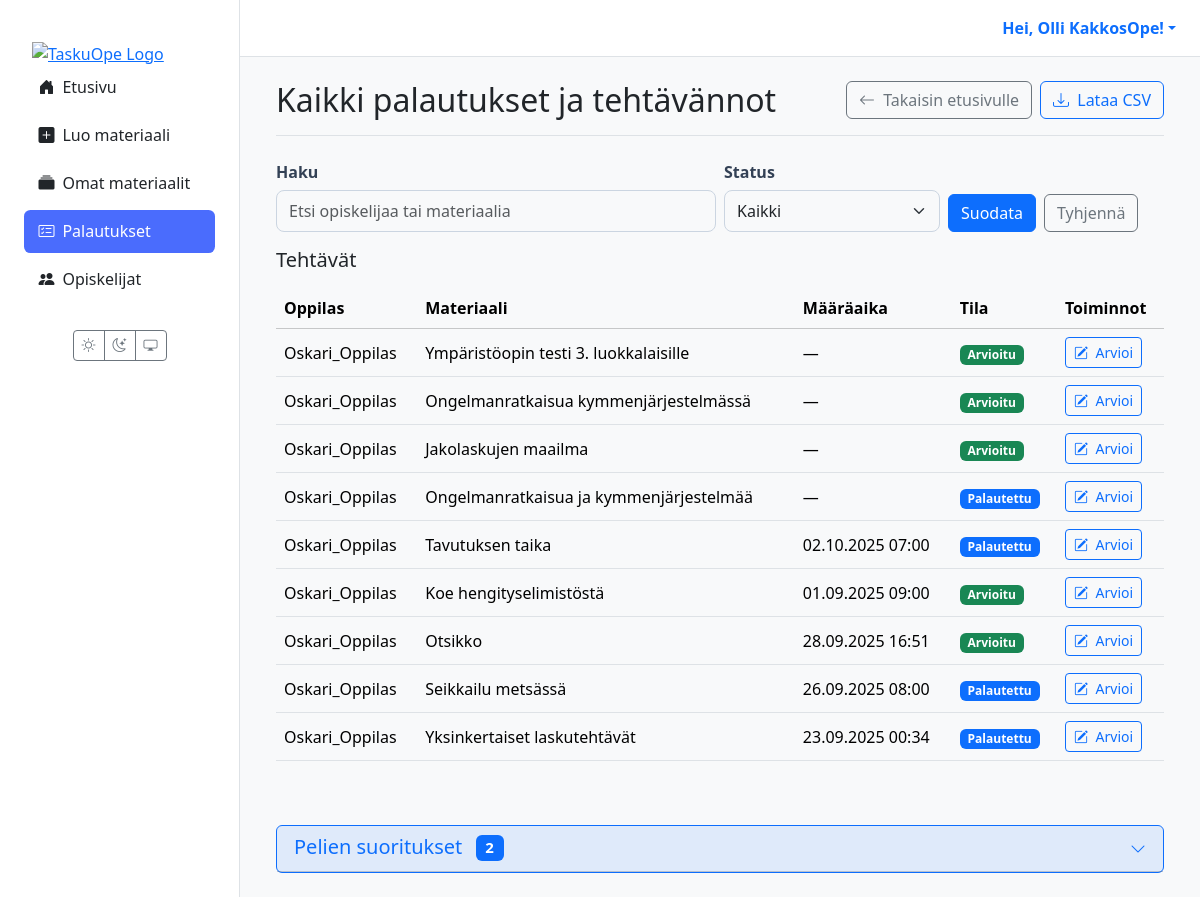
Screenshot of /palautukset/ (signed in) with the database file from the repository.
### users/models.py (models this page shows, shortened)
class CustomUser(AbstractUser):
    class Role(models.TextChoices):
        TEACHER = 'TEACHER', 'Teacher'
        STUDENT = 'STUDENT', 'Student'
    role = models.CharField(max_length=50, choices=Role.choices, default=Role.STUDENT)
    grade_class = models.PositiveSmallIntegerField(
        verbose_name="Luokka-aste",
        null=True,  # Salli tyhjä arvo (esim. opettajat)
        blank=True, # Ei pakollinen lomakkeissa
        choices=[(i, f"{i}. luokka") for i in range(1, 7)] # Valinnat 1-6
    )

### materials/models.py (models this page shows, shortened)
class Assignment(models.Model):
    class Status(models.TextChoices):
        ASSIGNED = "ASSIGNED", _("Annettu")
        IN_PROGRESS = "IN_PROGRESS", _("Kesken")
        SUBMITTED = "SUBMITTED", _("Palautettu")
        GRADED = "GRADED", _("Arvioitu")
    id = models.UUIDField(primary_key=True, default=uuid.uuid4, editable=False)
    material = models.ForeignKey(Material, on_delete=models.CASCADE, verbose_name=_("Materiaali"))
    student = models.ForeignKey(
        settings.AUTH_USER_MODEL,
        related_name='assignments',
        on_delete=models.CASCADE,
        limit_choices_to={'role': 'STUDENT'},
        verbose_name=_("Oppilas"),
    )
    assigned_by = models.ForeignKey(
        settings.AUTH_USER_MODEL,
        related_name='assigned_tasks',
        on_delete=models.CASCADE,
        limit_choices_to={'role': 'TEACHER'},
        verbose_name=_("Antanut opettaja"),
    )
    due_at = models.DateTimeField(null=True, blank=True, verbose_name=_("Määräaika"))
    status = models.CharField(max_length=20, choices=Status.choices, default=Status.ASSIGNED, verbose_name=_("Tila"))
    draft_response = models.TextField(blank=True, null=True, verbose_name=_("Luonnosvastaus"))
    created_at = models.DateTimeField(auto_now_add=True, verbose_name=_("Luotu"))
    class Meta:
        constraints = [
            models.UniqueConstraint(fields=['material', 'student'], name='unique_assignment_per_student'),
        ]
        indexes = [
            models.Index(fields=['status']),
            models.Index(fields=['due_at']),
            models.Index(fields=['student']),
            models.Index(fields=['assigned_by']),
        ]
        verbose_name = _("Tehtävänanto")
        verbose_name_plural = _("Tehtävänannot")

class Material(models.Model):
    class MaterialType(models.TextChoices):
        TASK = 'tehtävä', _('Tehtävä')
        LEARNING_MATERIAL = 'oppimateriaali', _('Oppimateriaali')
        TEST = 'testi', _('Testi')
        EXAM = 'koe', _('Koe')
        VIDEO = 'video', _('Video')
        GAME = 'peli', _('Peli')
    class Status(models.TextChoices):
        DRAFT = 'DRAFT', _('Luonnos')
        PENDING_APPROVAL = 'PENDING', _('Odottaa hyväksyntää')
        APPROVED = 'APPROVED', _('Hyväksytty')
        REJECTED = 'REJECTED', _('Hylätty')
    GRADE_CHOICES = [(str(i), f"{i}. luokka") for i in range(1, 7)]
    id = models.UUIDField(primary_key=True, default=uuid.uuid4, editable=False)
    title = models.CharField(max_length=255, verbose_name=_("Otsikko"))
    content = models.TextField(
        verbose_name=_("Sisältö"),
        help_text=_("Raakasisältö, esim. AI:n tuottama teksti.")
    )
    structured_content = models.JSONField(
        null=True,
        blank=True,
        verbose_name=_("Jäsennelty sisältö"),
        help_text=_("Esim. monivalinnat tai tehtävän rakenne JSON-muodossa.")
    )
    material_type = models.CharField(
        max_length=50,
        choices=MaterialType.choices,
        default=MaterialType.TASK,
        verbose_name=_("Materiaalin tyyppi"),
    )
    subject = models.CharField(max_length=100, null=True, blank=True, verbose_name=_("Aine"))
    grade_level = models.CharField(
        max_length=20,
        choices=GRADE_CHOICES,
        null=True,
        blank=True,
        verbose_name=_("Luokka-aste"),
    )
    audience = models.JSONField(
        null=True,
        blank=True,
        verbose_name=_("Kohderyhmä"),
        help_text=_("Esim. {'learning_styles': ['visuaalinen'], 'languages': ['fi']}")
    )
    author = models.ForeignKey(
        settings.AUTH_USER_MODEL,
        related_name='authored_materials',
        on_delete=models.CASCADE,
        limit_choices_to={'role': 'TEACHER'},
        verbose_name=_("Tekijä (opettaja)"),
    )
    prompt = models.ForeignKey(
        Prompt,
        on_delete=models.SET_NULL,
        null=True,
        blank=True,
        verbose_name=_("Kehoite"),
    )
    status = models.CharField(
        max_length=50,
        choices=Status.choices,
        default=Status.DRAFT,
        verbose_name=_("Tila"),
    )
    version = models.IntegerField(default=1, verbose_name=_("Versio"))
    parent = models.ForeignKey(
        'self',
        on_delete=models.SET_NULL,
        null=True,
        blank=True,
        related_name='versions',
        verbose_name=_("Edellinen versio"),
    )
    created_at = models.DateTimeField(auto_now_add=True, verbose_name=_("Luotu"))
    updated_at = models.DateTimeField(auto_now=True, verbose_name=_("Päivitetty"))
    class Meta:
        verbose_name = _("Materiaali")
        verbose_name_plural = _("Materiaalit")

### materials/views.py (the view, shortened to what this page needs)
# urls.py: path("palautukset/", views.view_all_submissions_view, name="view_all_submissions"),
@login_required(login_url='kirjaudu')
def view_all_submissions_view(request):
    if request.user.role != 'TEACHER':
        messages.error(request, "Vain opettajat voivat nähdä tämän sivun.")
        return redirect('dashboard')
    q = (request.GET.get("q") or "").strip()
    st = request.GET.get("status")  # SUBMITTED | GRADED | None
    base = (Assignment.objects
            .filter(assigned_by=request.user)
            .select_related('material', 'student')
            .order_by('-created_at'))
    if st in ("SUBMITTED", "GRADED"):
        base = base.filter(status=st)
    normal_assignments = base.exclude(material__material_type='peli')
    game_assignments = base.filter(material__material_type='peli')
    page = Paginator(normal_assignments, 20).get_page(request.GET.get("page"))
    games_list = list(game_assignments[:50])  # Rajoita max 50 peliä
    return render(request, 'assignments/submissions_list.html', {
        'assignments': page,  # Normaalit tehtävät (paginated)
        'games': games_list,  # Pelit (ei sivutusta)
        'q': q,
        'status': st or "",
    })

### templates/assignments/submissions_list.html (shortened to what this page needs)
{% extends 'partials/base.html' %}
{% load static %}
{% block content %}
<div class="container-fluid">
  <div class="d-flex flex-wrap gap-2 justify-content-between align-items-center mb-4 border-bottom pb-3">
    <h1 class="h2 mb-0">Kaikki palautukset ja tehtävännot</h1>
    <div class="d-flex gap-2">
      <a href="{% url 'dashboard' %}" class="btn btn-outline-secondary">
        <i class="bi bi-arrow-left me-1"></i> Takaisin etusivulle
      </a>
      <a class="btn btn-outline-primary"
         href="{% url 'export_submissions_csv' %}?q={{ q|urlencode }}&status={{ status|urlencode }}">
         <i class="bi bi-download me-1"></i> Lataa CSV
      </a>
    </div>
  </div>
  <form class="row g-2 align-items-end mb-3" method="get" action=".">
    <div class="col-12 col-md-6">
      <label class="form-label">Haku</label>
      <input class="form-control" type="search" name="q" value="{{ q }}" placeholder="Etsi opiskelijaa tai materiaalia">
    </div>
    <div class="col-12 col-md-3">
      <label class="form-label">Status</label>
      <select class="form-select" name="status">
        <option value="" {% if not status %}selected{% endif %}>Kaikki</option>
      </select>
    </div>
    <div class="col-12 col-md-3 d-flex gap-2">
      <button class="btn btn-primary" type="submit">Suodata</button>
      <a class="btn btn-outline-secondary" href=".">Tyhjennä</a>
    </div>
  </form>
  <section class="assignments-list mb-5">
    <h5 class="mb-3">Tehtävät</h5>
    {% if assignments %}
    <div class="table-responsive">
      <table class="table table-hover align-middle tasks">
        <thead class="table-light">
          <tr>
            <th scope="col">Oppilas</th>
            <th scope="col">Materiaali</th>
            <th scope="col">Määräaika</th>
            <th scope="col">Tila</th>
            <th scope="col">Toiminnot</th>
          </tr>
        </thead>
        <tbody>
          {% for assignment in assignments %}
          <tr>
            <td data-label="Oppilas">{{ assignment.student.get_full_name|default:assignment.student.username }}</td>
            <td data-label="Materiaali">{{ assignment.material.title }}</td>
            <td data-label="Määräaika">{{ assignment.due_at|date:"d.m.Y H:i"|default:"—" }}</td>
            <td data-label="Tila">
              <span class="badge
                {% if assignment.status == 'GRADED' %}bg-success
                {% elif assignment.status == 'SUBMITTED' %}bg-primary
                {% elif assignment.status == 'IN_PROGRESS' %}bg-warning
                {% else %}bg-secondary{% endif %}">
                {{ assignment.get_status_display }}
              </span>
            </td>
            <td data-label="Toiminnot">
              {% if assignment.status in 'SUBMITTED,GRADED' %}
                {% with sub=assignment.submissions.last %}
                  {% if sub %}
                    <a href="{% url 'grade_submission' submission_id=sub.id %}"
                       class="btn btn-sm btn-outline-primary">
                      <i class="bi bi-pencil-square me-1"></i> Arvioi
                    </a>
                  {% endif %}
                {% endwith %}
              {% else %}
                <span class="text-muted small">Ei palautusta</span>
              {% endif %}
            </td>
          </tr>
          {% endfor %}
        </tbody>
      </table>
    </div>
    {% endif %}
  </section>
  {% if games %}
  <section class="games-section">
    <div class="card border-primary">
      <div class="card-header bg-primary bg-opacity-10">
        <button class="btn btn-link w-100 text-start text-decoration-none p-0"
                type="button"
                data-bs-toggle="collapse"
                data-bs-target="#gamesCollapse"
                aria-expanded="false"
                aria-controls="gamesCollapse">
          <div class="d-flex justify-content-between align-items-center">
            <h5 class="mb-0">
              </i>Pelien suoritukset
              <span class="badge bg-primary ms-2">{{ games|length }}</span>
            </h5>
            <i class="bi bi-chevron-down"></i>
          </div>
        </button>
      </div>
    </div>
  </section>
  {% endif %}
</div>
{% endblock %}

### templates/partials/base.html (shortened to what this page needs)
{% load static %}
<!DOCTYPE html>
<html lang="fi" data-bs-theme="light">
<head>
  <link href="https://cdn.jsdelivr.net/npm/bootstrap@5.3.2/dist/css/bootstrap.min.css" rel="stylesheet">
  <link rel="stylesheet" href="https://cdn.jsdelivr.net/npm/bootstrap-icons@1.11.3/font/bootstrap-icons.min.css">
  <link rel="stylesheet" href="{% static 'css/style.css' %}">
</head>
<body>
  <div class="main-layout-container">
    <aside class="sidebar d-none d-lg-flex flex-column">
      <div class="flex-column w-100">
        <a href="{% url 'dashboard' %}" class="px-3 pt-3 d-block"><img src="{% static 'images/logo1.png' %}" alt="TaskuOpe Logo" class="img-fluid"></a>
        {% with nm=request.resolver_match.url_name %}
        <nav class="nav nav-pills flex-column mb-4 px-2">
          <a href="{% url 'dashboard' %}" class="nav-link {% if nm == 'dashboard' %}active{% endif %}"><i class="bi bi-house-door-fill me-2"></i>Etusivu</a>
          {% if request.user.is_authenticated and request.user.role == 'STUDENT' %}
            <a href="{% url 'student_assignments' %}" class="nav-link {% if nm == 'student_assignments' %}active{% endif %}"><i class="bi bi-list-check me-2"></i>Omat tehtävät</a>
            <a href="{% url 'student_games' %}" class="nav-link {% if nm == 'student_games' %}active{% endif %}"><i class="bi bi-controller me-2"></i>Pelit</a>
            <a href="{% url 'student_grades' %}" class="nav-link {% if nm == 'student_grades' %}active{% endif %}"><i class="bi bi-award me-2"></i>Palautukset & arvioinnit</a>
          {% elif request.user.is_authenticated and request.user.role == 'TEACHER' %}
            <a href="{% url 'create_material' %}" class="nav-link {% if nm == 'create_material' %}active{% endif %}"><i class="bi bi-plus-square-fill me-2"></i>Luo materiaali</a>
            <a href="{% url 'material_list' %}" class="nav-link {% if nm == 'material_list' %}active{% endif %}"><i class="bi bi-collection-fill me-2"></i>Omat materiaalit</a>
            <a href="{% url 'view_all_submissions' %}" class="nav-link {% if nm == 'view_all_submissions' %}active{% endif %}"><i class="bi bi-card-checklist me-2"></i>Palautukset</a>
            <a href="{% url 'teacher_student_list' %}" class="nav-link {% if nm == 'teacher_student_list' %}active{% endif %}"><i class="bi bi-people-fill me-2"></i>Opiskelijat</a>
          {% endif %}
        </nav>
        {% endwith %}
        <div class="mt-auto text-center pb-3">
          <div class="btn-group"><button id="theme-light" class="btn btn-outline-secondary btn-sm"><i class="bi bi-sun"></i></button><button id="theme-dark" class="btn btn-outline-secondary btn-sm"><i class="bi bi-moon-stars"></i></button><button id="theme-system" class="btn btn-outline-secondary btn-sm"><i class="bi bi-display"></i></button></div>
        </div>
      </div>
    </aside>
    <div class="main-content-wrapper">
      <header class="main-header d-none d-lg-flex justify-content-end align-items-center px-4 py-3">
        <div class="dropdown">
          <a href="#" class="d-flex align-items-center text-decoration-none dropdown-toggle" data-bs-toggle="dropdown">
            <strong>Hei, {{ user.get_full_name|default:user.username }}!</strong>
          </a>
        </div>
      </header>
      <main class="page-content">
        {% block content %}{% endblock %}
      </main>
    </div>
  </div>
</body>
</html>

### TaskuOpe/static/css/style.css (style rules this page uses)
:root { --sidebar-width: 240px; }
[data-bs-theme="light"] { --bg-color: #f8f9fa; --card-bg-color: #ffffff; --text-color: #212529; --border-color: #dee2e6; --bs-body-bg: var(--bg-color); --bs-body-color: var(--text-color); --bs-border-color: var(--border-color); --bs-card-bg: var(--card-bg-color); }
html, body { height: 100%; overflow: hidden; }
.main-layout-container { display: flex; flex-direction: row; height: 100%; width: 100%; background-color: var(--bs-body-bg); }
.sidebar { width: var(--sidebar-width); flex-shrink: 0; height: 100vh; overflow-y: auto; background-color: var(--card-bg-color); border-right: 1px solid var(--border-color); padding: 1.5rem 1rem; }
.main-content-wrapper { flex-grow: 1; display: flex; flex-direction: column; height: 100vh; overflow: hidden; }
.main-header { flex-shrink: 0; background-color: var(--card-bg-color); border-bottom: 1px solid var(--border-color); padding: 0.75rem 1.5rem; }
.page-content { flex-grow: 1; overflow-y: auto; padding: 1.5rem; }
.sidebar .nav-link { color: var(--text-color); font-weight: 500; padding: 0.6rem 0.9rem; border-radius: 0.4rem; margin-bottom: 0.3rem; transition: background 0.2s; }
.sidebar .nav-link.active { background-color: #4a6cfd; color: #fff; }
.form-label { font-weight: 600; margin-bottom: 6px; color: #334155; }
.form-control, .form-select { border: 1px solid #cbd5e1; padding: 8px 12px; border-radius: 8px; transition: border-color 0.2s, box-shadow 0.2s; }
:root { --taskuope-font-sans: system-ui, -apple-system, "Segoe UI", Roboto, "Helvetica Neue", Arial, sans-serif; }

### rows the page displays
CustomUser: get_full_name "Olli KakkosOpe"
Assignment: student.get_full_name "Oskari_Oppilas", material "Ympäristöopin testi 3. luokkalaisille", due_at "—", status "Arvioitu"
Assignment: student.get_full_name "Oskari_Oppilas", material "Ongelmanratkaisua kymmenjärjestelmässä", due_at "—", status "Arvioitu"
Assignment: student.get_full_name "Oskari_Oppilas", material "Jakolaskujen maailma", due_at "—", status "Arvioitu"
Assignment: student.get_full_name "Oskari_Oppilas", material "Ongelmanratkaisua ja kymmenjärjestelmää", due_at "—", status "Palautettu", shows "Arvioi"
Assignment: student.get_full_name "Oskari_Oppilas", material "Tavutuksen taika", due_at "02.10.2025 07:00", status "Palautettu", shows "Arvioi"
Assignment: student.get_full_name "Oskari_Oppilas", material "Koe hengityselimistöstä", due_at "01.09.2025 09:00", status "Arvioitu"
Assignment: student.get_full_name "Oskari_Oppilas", material "Otsikko", due_at "28.09.2025 16:51", status "Arvioitu"
Assignment: student.get_full_name "Oskari_Oppilas", material "Seikkailu metsässä", due_at "26.09.2025 08:00", status "Palautettu", shows "Arvioi"
Assignment: student.get_full_name "Oskari_Oppilas", material "Yksinkertaiset laskutehtävät", due_at "23.09.2025 00:34", status "Palautettu", shows "Arvioi"

### other values shown
{{ games|length }} "2"
